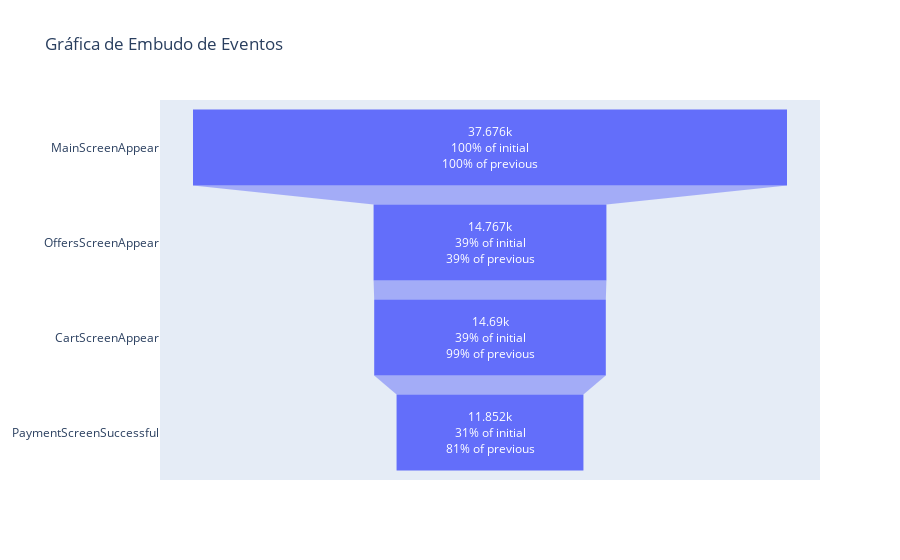

Notebook cell for this chart:
### Code cell
embudo(a1)

### Figure 1 — Plotly figure (JSON) as saved in the notebook; plotly's stock layout.template omitted (floating-point values rounded to 4 significant figures)
{"data": [{"textinfo": "value+percent previous+percent initial", "type": "funnel", "x": [37676, 14767, 14690, 11852], "y": ["MainScreenAppear", "OffersScreenAppear", "CartScreenAppear", "PaymentScreenSuccessful"]}], "layout": {"title": {"text": "Gráfica de Embudo de Eventos"}}}
